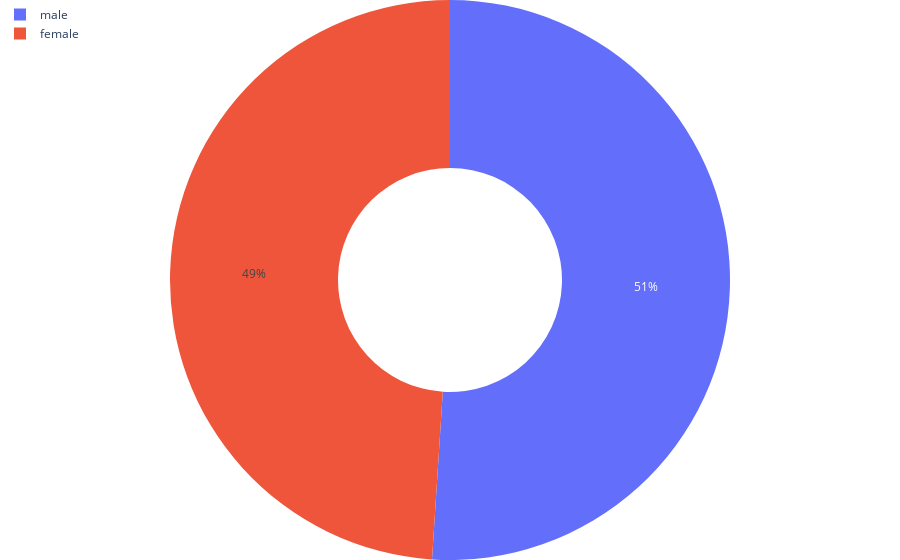

Here is the notebook cell this chart was saved with:
### Markdown cell above
Pie chart

### Code cell
figure=go.Figure(
    data=[
        go.Pie(
            labels=gender_labels,
            values=get_gender_values_by_category('cases'),
            hole=0.4
        )
    ],
    layout={
        'margin': {'l': 0, 'b': 0, 't': 0, 'r': 0},
        'legend': {'x': 0, 'y': 1, 'orientation': 'v'},
    }
)
figure.show()

### Figure 1 — Plotly figure (JSON) as saved in the notebook; plotly's stock layout.template omitted (floating-point values rounded to 4 significant figures)
{"data": [{"hole": 0.4, "labels": ["male", "female"], "type": "pie", "values": [1694933, 1626956]}], "layout": {"autosize": true, "legend": {"orientation": "v", "x": 0, "y": 1}, "margin": {"b": 0, "l": 0, "r": 0, "t": 0}}}
